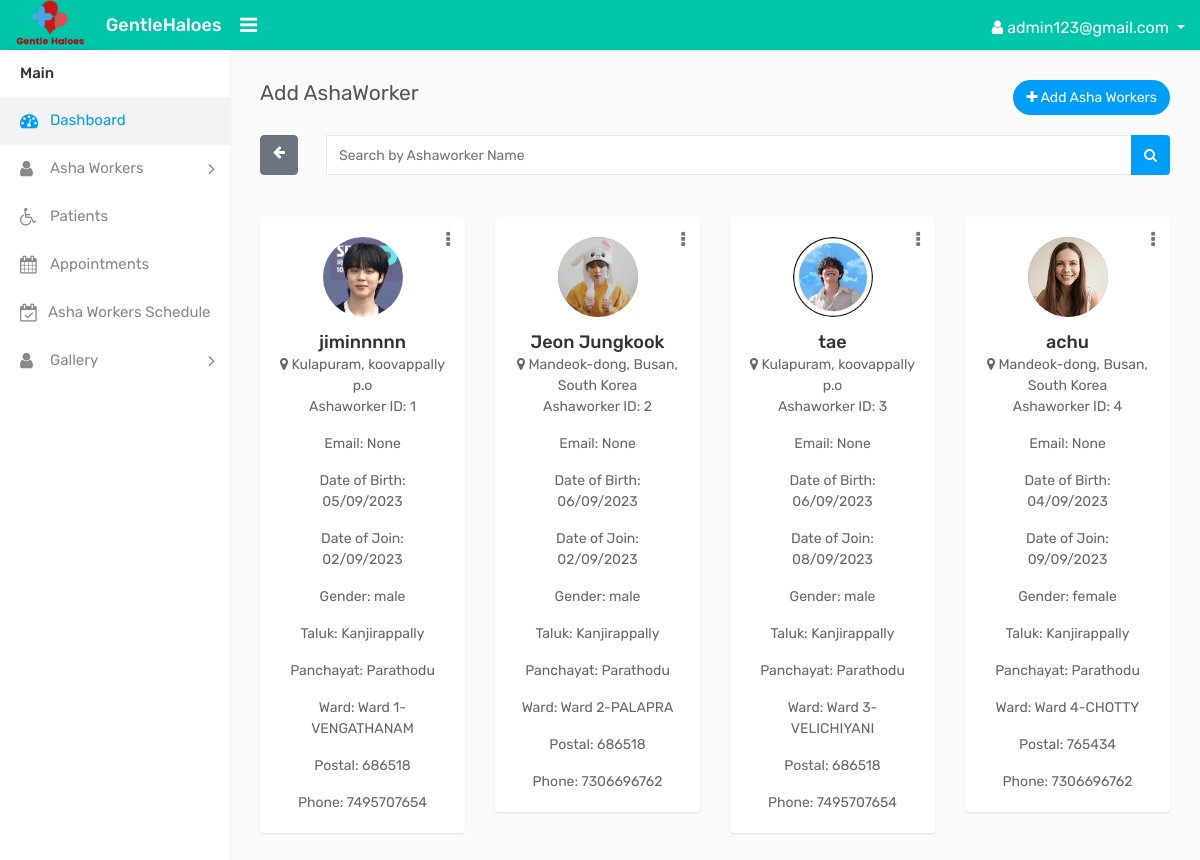
/ad_ashaworker (signed in), run on an earlier commit of the app's database.
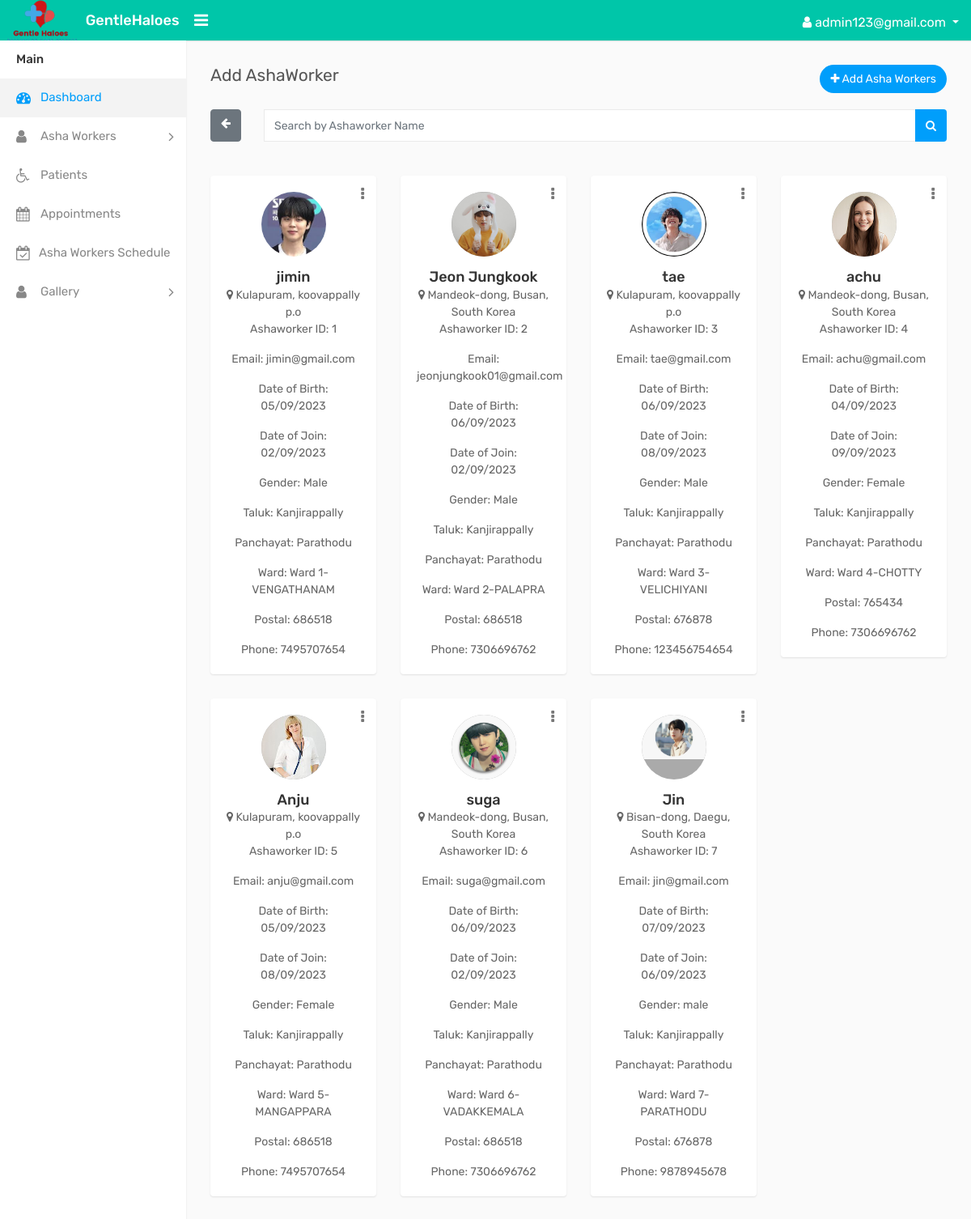
And on a later commit of the database.
### GHapp/models.py (models this page shows, shortened)
class CustomUser(AbstractUser):
    PATIENTS = 1
    ASHAWORKER = 2
    HCA = 3
    ADMIN = 4
    ROLE_CHOICE = (
        ( PATIENTS, ' PATIENTS'),
        (ASHAWORKER, 'ASHAWORKER'),
        (HCA, 'HCA'),
        (ADMIN,'ADMIN'),
    )
    username=None
    first_name = None
    last_name = None
    USERNAME_FIELD = 'email'
    email = models.EmailField(max_length=100, unique=True)
    password = models.CharField(max_length=128)
    role = models.PositiveSmallIntegerField(choices=ROLE_CHOICE, blank=True, null=True,default='1')
    is_admin = models.BooleanField(default=False)
    is_staff = models.BooleanField(default=False)
    is_active = models.BooleanField(default=True)
    is_superadmin = models.BooleanField(default=False)
    REQUIRED_FIELDS = []
    objects = UserManager()

class Ashaworker(models.Model):
    user = models.ForeignKey(CustomUser, on_delete=models.CASCADE, blank=True, null=True)
    Name = models.CharField(max_length=100)
    email = models.EmailField(blank=True, null=True)
    admin_set_password = models.CharField(max_length=128, blank=True, null=True)
    date_of_birth = models.CharField(max_length=100)
    date_of_join = models.CharField(max_length=100)
    gender = models.CharField(max_length=10, choices=[('Male', 'Male'), ('Female', 'Female'), ('Other', 'Other')])
    address = models.TextField()
    taluk = models.CharField(max_length=100)
    Panchayat = models.CharField(max_length=100)
    ward = models.CharField(max_length=100)
    postal = models.IntegerField()
    phone = models.IntegerField()
    profile_photo = models.ImageField(upload_to='profile_photos/', blank=True, null=True)
    is_active = models.BooleanField(default=True)
    class Meta:
            unique_together = (("id", "ward"),)

### GHapp/views.py (the view)
# urls.py: path('ad_ashaworker', views.ad_ashaworker, name="ad_ashaworker"),
@login_required(login_url='login_page')
def ad_ashaworker(request):
    ashaworkers = Ashaworker.objects.all()
    return render(request, 'admin_temp/ad_ashaworker.html', {'ashaworkers': ashaworkers})

### templates/admin_temp/ad_ashaworker.html (shortened to what this page needs)
{% load static %}
<!DOCTYPE html>
<html lang="en">
<head>
    <link rel="stylesheet" type="text/css" href="{% static 'assets/css/bootstrap.min.css' %}">
    <link rel="stylesheet" type="text/css" href="{% static 'assets/css/font-awesome.min.css' %}">
    <link rel="stylesheet" type="text/css" href="{% static 'assets/css/style.css' %}">
</head>
<body>
    <div class="main-wrapper">
        <div class="header">
			<div class="header-left">
				<a href="{% url 'index-2' %}" class="logo">
					<img src="{% static 'images/ghbc1.png' %}" width="100" height="55" alt=""><span>GentleHaloes</span>
				</a>
			</div>
			 <a id="toggle_btn" href="javascript:void(0);"><i class="fa fa-bars"></i></a>
            <ul class="nav user-menu float-right">
                <li class="nav-item dropdown has-arrow">
                    <a href="#" class="dropdown-toggle nav-link user-link" data-toggle="dropdown">
                        <i class="fa fa-user" aria-hidden="true"></i>
                        <span>{{ user.email }}</span>
                    </a>
                </li>
            </ul>
            </div>
        </div>
        <div class="sidebar" id="sidebar">
            <div class="sidebar-inner slimscroll">
                <div id="sidebar-menu" class="sidebar-menu">
                    <ul>
                        <li class="menu-title">Main</li>
                        <li class="active">
                            <a href="{% url 'admin_dashboard' %}"><i class="fa fa-dashboard"></i> <span>Dashboard</span></a>
                        </li>
                        <li class="submenu">
							<a href="#"><i class="fa fa-user"></i> <span>Asha Workers </span> <span class="menu-arrow"></span></a>
						</li>
                         <li>
                            <a href="{% url 'patients' %}"><i class="fa fa-wheelchair"></i> <span>Patients</span></a>
                        </li>
                        <li>
                            <a href="{% url 'appointments' %}"><i class="fa fa-calendar"></i> <span>Appointments</span></a>
                        </li>
                        <li>
                            <a href="{% url 'schedule' %}"><i class="fa fa-calendar-check-o"></i> <span>Asha Workers Schedule</span></a>
                        </li>
                        <li class="submenu">
							<a href="#"><i class="fa fa-user"></i> <span> Gallery </span> <span class="menu-arrow"></span></a>
						</li>
                    </ul>
                </div>
            </div>
        </div>
        <div class="page-wrapper">
            <div class="content">
                <div class="row">
                    <div class="col-sm-4 col-3">
                        <h4 class="page-title">Add AshaWorker</h4>
                    </div>
                    <div class="col-sm-8 col-9 text-right m-b-20">
                        <a href="{% url 'add_asha' %}" class="btn btn-primary btn-rounded float-right"><i class="fa fa-plus"></i> Add Asha Workers</a>
                    </div>
                </div>
                <div class="row">
                    <div class="col-md-12">
                        <form id="search-form" method="GET" action="{% url 'search_ashaworker' %}">
                            <div class="input-group">
                                <a href="{% url 'ad_ashaworker' %}" class="btn btn-secondary"><i class="fa fa-arrow-left"></i></a>&ensp;&ensp;&ensp;&ensp;
                                <input type="text" class="form-control" name="ashaname" placeholder="Search by Ashaworker Name">
                                <div class="input-group-append">
                                    <button class="btn btn-primary" type="submit"><i class="fa fa-search"></i> </button>
                                </div>
                            </div>
                        </form>
                    </div>
                </div><br><br>
                <div class="row doctor-grid">
                    {% if ashaworkers %}
                        {% for ashaworker in ashaworkers %}
                            {% if ashaworker.is_active %}
                            <div class="col-md-4 col-sm-4 col-lg-3">
                                <div class="profile-widget">
                                    <div class="doctor-img">
                                        <a class="avatar" href="profile.html"><img alt="" src="{{ ashaworker.profile_photo.url }}"></a>
                                    </div>
                                    <div class="dropdown profile-action">
                                        <a href="#" class="action-icon dropdown-toggle" data-toggle="dropdown" aria-expanded="false"><i class="fa fa-ellipsis-v"></i></a>
                                    </div>
                                    <h4 class="doctor-name text-ellipsis"><a href="profile.html">{{ ashaworker.Name }}</a></h4>
                                    <div class="user-country">
                                        <i class="fa fa-map-marker"></i> {{ ashaworker.address }}
                                    </div>
                                    <div>
                                        <p>Ashaworker ID: {{ ashaworker.id }}</p>
                                        <p class="card-text">Email: {{ ashaworker.email }}</p>
                                        <p class="card-text">Date of Birth: {{ ashaworker.date_of_birth }}</p>
                                        <p class="card-text">Date of Join: {{ ashaworker.date_of_join }}</p>
                                        <p class="card-text">Gender: {{ ashaworker.get_gender_display }}</p>
                                        <p class="card-text">Taluk: {{ ashaworker.taluk }}</p>
                                        <p class="card-text">Panchayat: {{ ashaworker.Panchayat }}</p>
                                        <p class="card-text">Ward: {{ ashaworker.ward }}</p>
                                        <p class="card-text">Postal: {{ ashaworker.postal }}</p>
                                        <p class="card-text">Phone: {{ ashaworker.phone }}</p>
                                    </div>
                                </div>
                            </div>
                            {% endif %}
                        {% endfor %}
                    {% else %}
                        <div class="col-md-12">
                            <p>No records found for "{{ search_query }}".</p>
                        </div>
                    {% endif %}
                </div>
            </div>
        </div>
</body>
</html>

### templates/admin_temp/ad_ashaworker.html (style rules this page uses)
.header { background-color: #00c6a9; left: 0; position: fixed; right: 0; top: 0; z-index: 1039; height: 50px; box-shadow: 0 1px 1px rgba(0, 0, 0, 0.1); }

What changed in the data, as far as the page shows it:
changed Ashaworker "Ward 1-VENGATHANAM": Name "jiminnnnn" → "jimin"; email "None" → "jimin@gmail.com"; gender "male" → "Male"
changed Ashaworker "Jeon Jungkook": email "None" → "jeonjungkook01@gmail.com"; gender "male" → "Male"
changed Ashaworker "tae": email "None" → "tae@gmail.com"; gender "male" → "Male"; postal "686518" → "676878"; phone "7495707654" → "123456754654"
changed Ashaworker "achu": email "None" → "achu@gmail.com"; gender "female" → "Female"
added Ashaworker: profile_photo (picture), Name "Anju", address "Kulapuram, koovappally p.o", id "5", email "anju@gmail.com", date_of_birth "05/09/2023", date_of_join "08/09/2023", gender "Female", taluk "Kanjirappally", Panchayat "Parathodu", ward "Ward 5-MANGAPPARA", postal "686518", phone "7495707654"
added Ashaworker: profile_photo (picture), Name "suga", address "Mandeok-dong, Busan, South Korea", id "6", email "suga@gmail.com", date_of_birth "06/09/2023", date_of_join "02/09/2023", gender "Male", taluk "Kanjirappally", Panchayat "Parathodu", ward "Ward 6-VADAKKEMALA", postal "686518", phone "7306696762"
added Ashaworker: profile_photo (picture), Name "Jin", address "Bisan-dong, Daegu, South Korea", id "7", email "jin@gmail.com", date_of_birth "07/09/2023", date_of_join "06/09/2023", gender "male", taluk "Kanjirappally", Panchayat "Parathodu", ward "Ward 7-PARATHODU", postal "676878", phone "9878945678"
